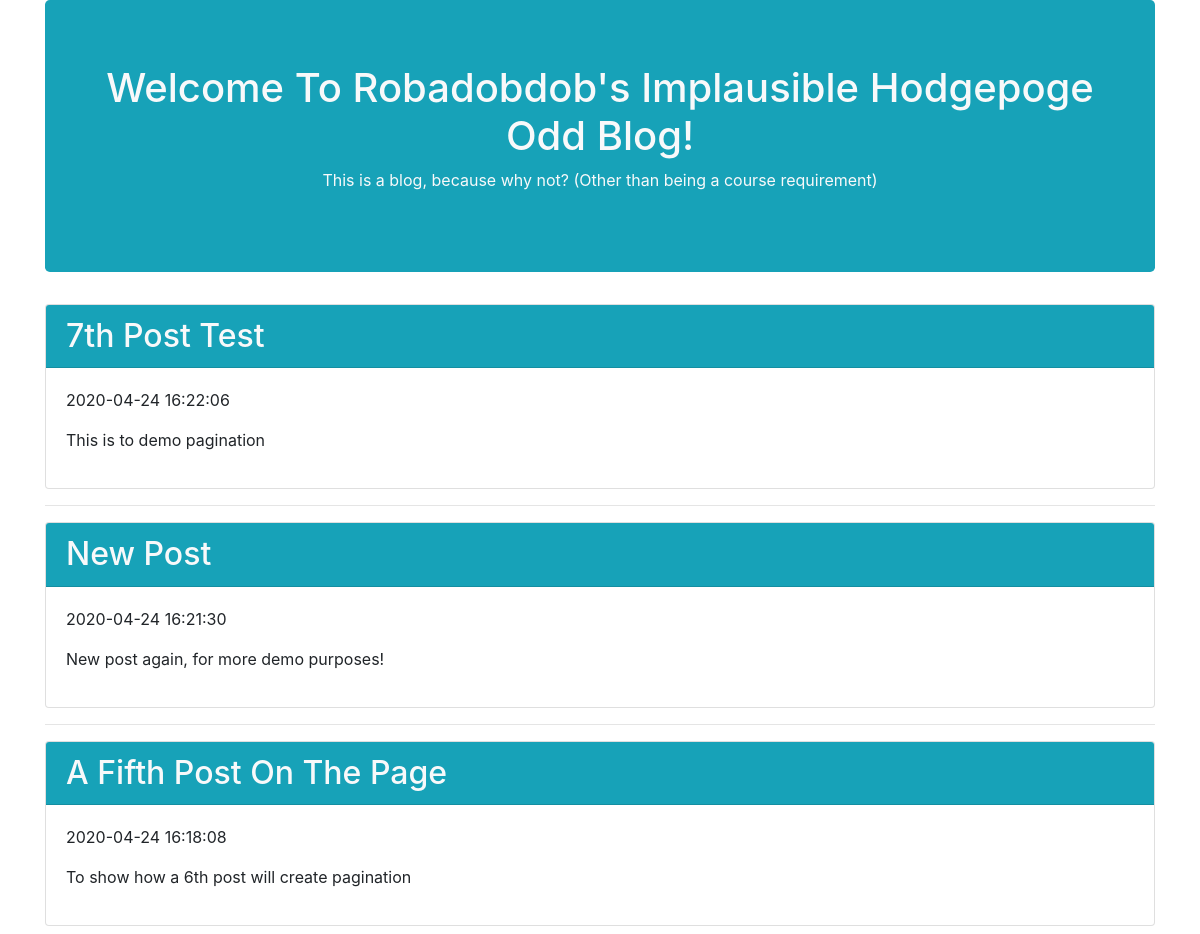
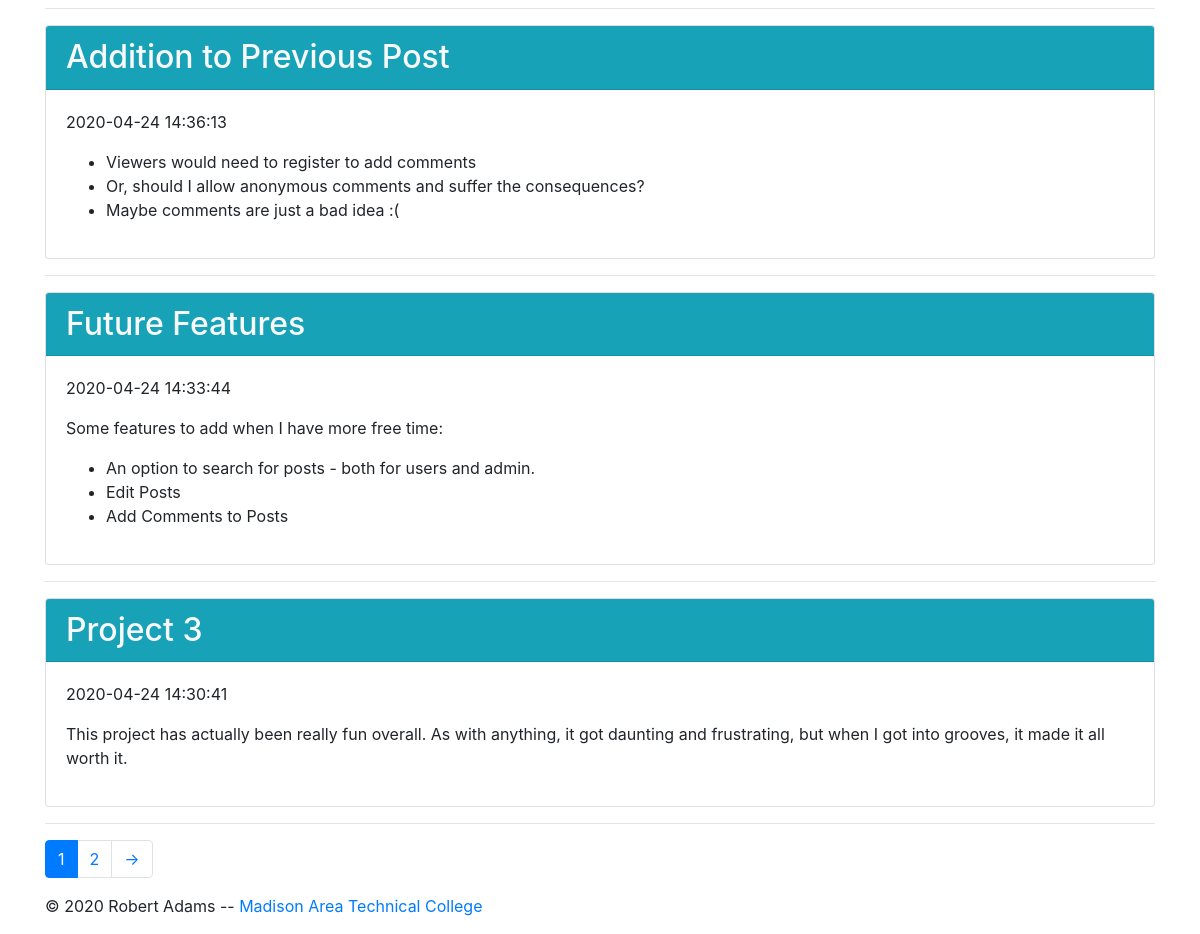
The page / on the database its author committed (2 pictures, top to bottom).
### tables this page shows
CREATE TABLE `blog_entry` (
  `id` int(5) NOT NULL AUTO_INCREMENT,
  `title` varchar(25) NOT NULL,
  `entry` varchar(1500) DEFAULT NULL,
  `entry_date` datetime NOT NULL,
  PRIMARY KEY (`id`)
);

### index.php (the view, shortened to what this page needs)
<?php
    require_once('generateLinks.php');
    require_once('header.php');
	$dbc = mysqli_connect(DB_HOST, DB_USER, DB_PWD, DB_NAME)
			or die("Could not connect to database from removal script");
    $query = "SELECT * FROM " . TABLE_NAME . " ORDER BY id DESC";
    $data = mysqli_query($dbc, $query)
            or die("Could not query database");
    $total = mysqli_num_rows($data);
    $page = isset($_GET['page']) ? $_GET['page'] : 1;
    $results_per_page = 6;
    $skip = (($page - 1) * $results_per_page);
    $num_pages = ceil($total / $results_per_page);
    $query .= " LIMIT $skip, $results_per_page";
    $result = mysqli_query($dbc, $query);
	while ($row = mysqli_fetch_array($result))
	{
		echo'<article class="card">';
        echo'<h2 class="card-header bg-info text-light">' . $row['title'] . '</h2>';
        echo'<div class="card-body">';
        echo'<p>' . $row['entry_date'] . '</p>';
        echo'<div class="well well-sm">';
        echo'<p>' . $row['entry'] . '</p>';
        echo'</div>';
        echo'</div>';
        echo'</article>';
        echo'<hr>';
    }
    if ($num_pages > 1)
    {
        echo generateLinks($page, $num_pages);
    }
    require_once('footer.php');
?>

### header.php (shortened to what this page needs)
<!DOCTYPE html>
<html>
<head lang="en">
    <link rel="stylesheet" href="https://maxcdn.bootstrapcdn.com/bootstrap/4.5.0/css/bootstrap.min.css">
    <link rel="stylesheet" type="text/css" href="styles/main.css">
</head>
<body>
    <div class="container">
        <div class="jumbotron bg-info text-light">
            <h1><span class="tohide">Welcome To </span>Robadobdob's Implausible Hodgepoge Odd Blog!</h1>
            <p class="tohide">This is a blog, because why not? (Other than being a course requirement)</p>
        </div>

### generateLinks.php (shortened to what this page needs)
<?php
    function generateLinks($page, $num_pages)
    {
        $page_links = '<ul class="pagination">';
        for ($count = 1; $count <= $num_pages; $count++)
        {
            if ($page == $count)
            {
                $activate = ' active';
            }
            else
            {
                $activate = '';
            }
            $page_links .= '<li class="page-item' . $activate . '"><a class="page-link" href="' . $_SERVER['PHP_SELF'] . '?page=' . $count . '"> ' . $count . ' </a></li>';
        }
        if ($page < $num_pages)
        {
            $page_links .= '<li class="page-item"><a class="page-link" href="' . $_SERVER['PHP_SELF'] . '?page=' . ($page + 1) . '">-></a></li>';
        }
        $page_links .= '</ul>';
        return $page_links;
    }

### footer.php
  <footer>
    <p>&copy 2020 Robert Adams -- <a href="http://www.madisoncollege.edu">Madison Area Technical College</a></p>
  </footer>
    </div>
  </body>
</html>

### styles/main.css (style rules this page uses)
.jumbotron { text-align: center; }

### rows shown on the page
blog_entry: title "7th Post Test", entry_date "2020-04-24 16:22:06", entry "This is to demo pagination"
blog_entry: title "New Post", entry_date "2020-04-24 16:21:30", entry "New post again, for more demo purposes!"
blog_entry: title "A Fifth Post On The Page", entry_date "2020-04-24 16:18:08", entry "To show how a 6th post will create pagination"
blog_entry: title "Addition to Previous Post", entry_date "2020-04-24 14:36:13", entry "Viewers would need to register to add comments Or, should I allow anonymous comments and suffer the consequences? Maybe comments are just a bad idea :("
blog_entry: title "Future Features", entry_date "2020-04-24 14:33:44", entry "Some features to add when I have more free time: An option to search for posts - both for users and admin. Edit Posts Add Comments to Posts"
blog_entry: title "Project 3", entry_date "2020-04-24 14:30:41", entry "This project has actually been really fun overall. As with anything, it got daunting and frustrating, but when I got into grooves, it made it all worth it."
